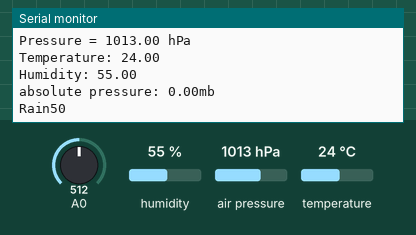
A sketch run on a simulated ESP8266 (NodeMCU). Shown: the last lines printed to the serial monitor. The inputs (shaded band) are chosen by the test bench; at power-on: humidity 55 %, air pressure 1013 hPa, A0 = 512, temperature 24 °C. WiFi joins after 1.5 s; servers stay silent unless stated.

Above: at 2.7 s.
2.8 s: humidity set to 22 %
At 4.91 s:
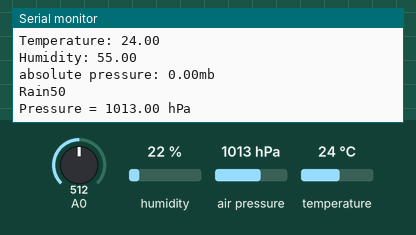
6.9 s: air pressure set to 952 hPa
At 9.0 s:
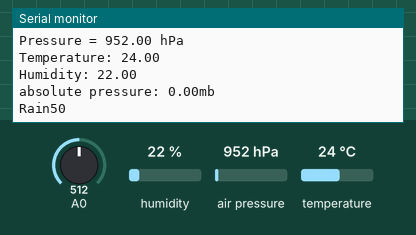
11.0 s: A0 set to 716
At 12.7 s:
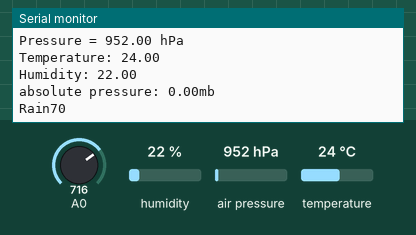
15.1 s: temperature set to 12 °C
At 17.84 s:
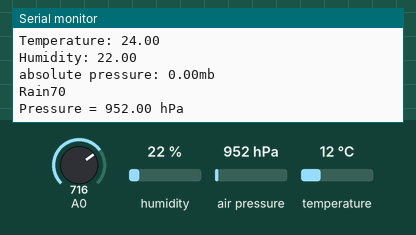
19.2 s: air pressure set to 975 hPa
At 21.08 s:
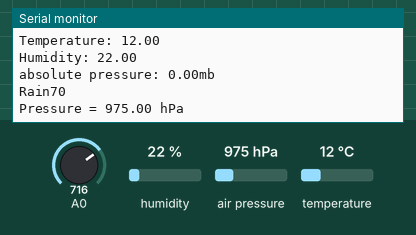
23.3 s: A0 set to 992
At 24.8 s:
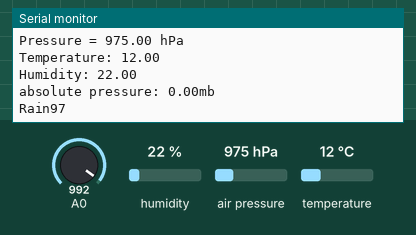
Timing chart, 0 to 26.3 s (numbered marks = the images above; inputs shaded):
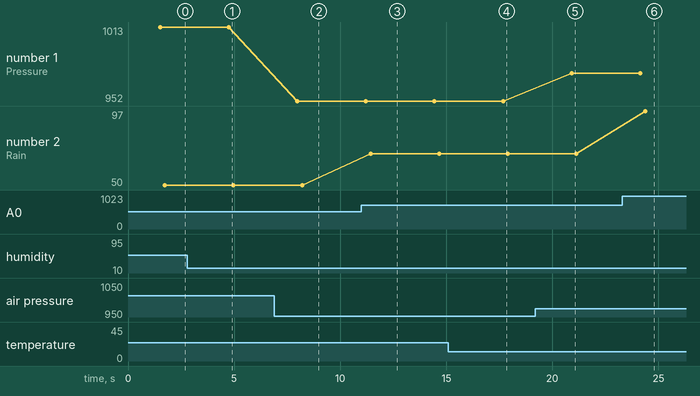

Measured:
- after the input at 6.9 s, the serial monitor: prints a new line after 1.1 s (image 2)
- after the input at 11.0 s, the serial monitor: prints a new line after 0.44 s (image 3)
- after the input at 19.2 s, the serial monitor: prints a new line after 1.7 s (image 5)
- after the input at 23.3 s, the serial monitor: prints a new line after 1.1 s (image 6)
- plotted number 1: 1013 → 952 after the input at 6.9 s, 952 → 975 after the input at 19.2 s
- plotted number 2: 50 → 70 after the input at 11.0 s, 70 → 97 after the input at 23.3 s

The sketch:

System.ino
```cpp
#include <ESP8266WiFi.h>
#include <DHT.h>
#include "ThingSpeak.h"
#include <Adafruit_BME280.h>
#include <Wire.h>

DHT dht(D7, DHT11);
Adafruit_BME280 bme;
double T, P;
char status;
WiFiClient client;

String apiKey = "your api key";
const char *ssid =  "wifi or network name";
const char *pass =  "wifi or network password";
const char* server = "api.thingspeak.com";


void setup() {
  Serial.begin(9600);
  delay(10);
  bme.begin();
  Wire.begin();
  dht.begin();
  WiFi.begin(ssid, pass);


  while (WiFi.status() != WL_CONNECTED) {
    delay(500);
    Serial.print(".");
  }
  Serial.println("");
  Serial.println("WiFi connected");
}

void loop() {
  //BMP280 sensor

  Serial.print("Pressure = ");
  Serial.print(bme.readPressure() / 100.0F);
  Serial.println(" hPa");


  //DHT11 sensor
  float h = dht.readHumidity();
  float t = dht.readTemperature();

  if (isnan(h) || isnan(t)) {
    Serial.println("Failed to read from DHT sensor!");
    return;
  }

  //Rain sensor
  int r = analogRead(A0);
  r = map(r, 0, 1024, 0, 100);


  if (client.connect(server, 80)) {
    String postStr = apiKey;
    postStr += "&field1=";
    postStr += String(t);
    postStr += "&field2=";
    postStr += String(h);
    postStr += "&field3=";
    postStr += String(P, 2);
    postStr += "&field4=";
    postStr += String(r);
    postStr += "\r\n\r\n\r\n\r\n";

    client.print("POST /update HTTP/1.1\n");
    client.print("Host: api.thingspeak.com\n");
    client.print("Connection: close\n");
    client.print("X-THINGSPEAKAPIKEY: " + apiKey + "\n");
    client.print("Content-Type: application/x-www-form-urlencoded\n");
    client.print("Content-Length: ");
    client.print(postStr.length());
    client.print("\n\n\n\n");
    client.print(postStr);

    Serial.print("Temperature: ");
    Serial.println(t);
    Serial.print("Humidity: ");
    Serial.println(h);
    Serial.print("absolute pressure: ");
    Serial.print(P, 2);
    Serial.println("mb");
    Serial.print("Rain");
    Serial.println(r);

  }
  client.stop();
  delay(3000);
}
```
